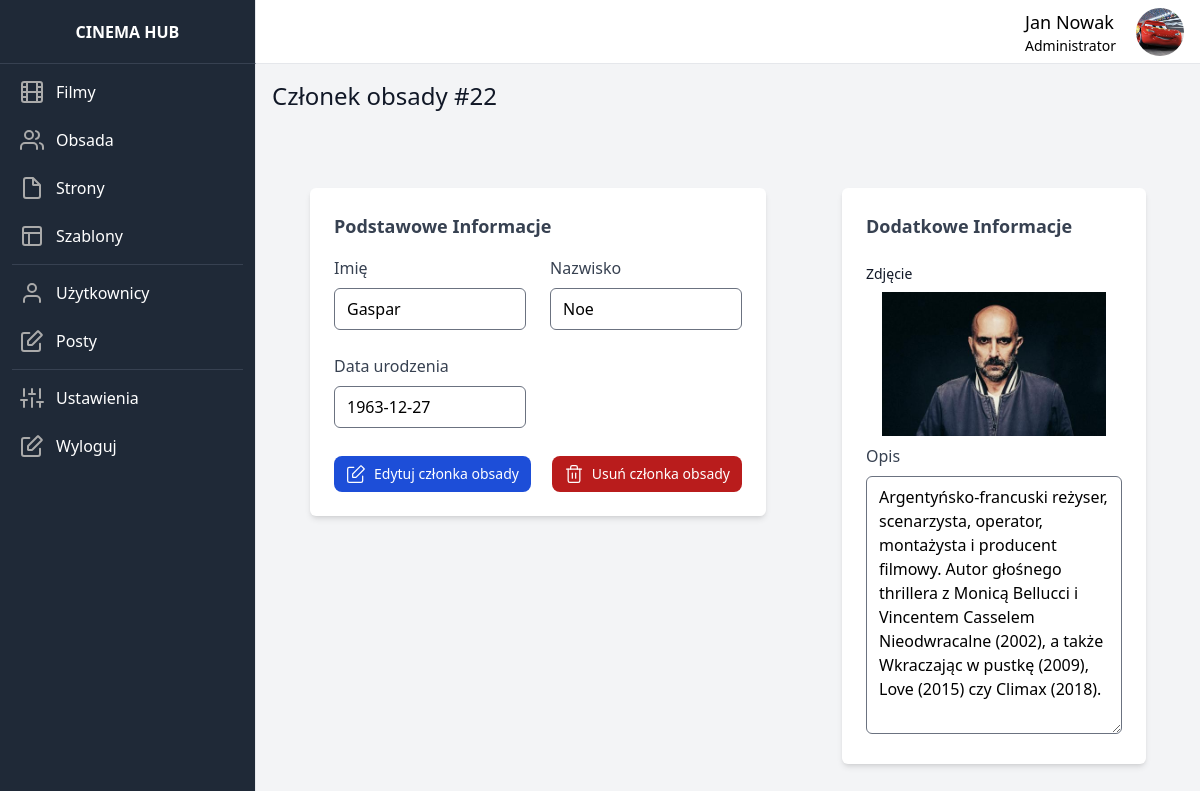
The app's page /member/22 (signed in) with its own data.
### dashboard/models.py (models this page shows, shortened)
class UserData(models.Model):
    user = models.OneToOneField(User, on_delete=models.CASCADE)
    image = models.ImageField(upload_to=user_directory_path, default='default/user.jpg')

class CrewMember(models.Model):
    first_name = models.CharField(max_length=150)
    last_name = models.CharField(max_length=150)
    birth_date = models.DateField()
    description = models.TextField()
    image = models.ImageField(upload_to=member_directory_path, default='default/member.jpg')
    created_by = models.ForeignKey(User, on_delete=models.SET_NULL, null=True, blank=True)

### dashboard/views.py (the view)
# urls.py: path('member/<id>', show_member, name='show_member'),
@login_required
def show_member(request, id):
    member = CrewMember.objects.get(id=id)
    return render(request, 'show_member.html', {'member': member})

### dashboard_theme/templates/show_member.html (shortened to what this page needs)
{% extends 'base.html' %}
{% load static %}
{% block content %}
    <p class="font-medium text-gray-900 text-2xl mb-7">
            Członek obsady #{{ member.id }}
    </p>
    <form method="post" id="data-form" enctype="multipart/form-data" class="w-full flex lg:flex-row flex-col justify-around">
        <div class="mt-8 w-1/2">
            <div class="mt-4">
                <div class="p-6 bg-white rounded-md shadow-md">
                    <h2 class="text-lg text-gray-700 font-semibold capitalize">Podstawowe informacje</h2>
                    <div id="form-basic">
                        <div class="grid grid-cols-1 lg:grid-cols-2 gap-6 mt-4">
                            <div>
                                <label class="text-gray-700" for="first_name">Imię</label>
                                <input disabled value="{{ member.first_name }}" id="first_name" name="first_name" class="form-input w-full mt-2 rounded-md focus:border-indigo-600">
                            </div>
                            <div>
                                <label class="text-gray-700" for="last_name">Nazwisko</label>
                                <input disabled value="{{ member.last_name }}" id="last_name" name="last_name" class="form-input w-full mt-2 rounded-md focus:border-indigo-600">
                            </div>
                            <div>
                                <label class="text-gray-700" for="birth_date">Data urodzenia</label>
                                <input disabled value="{{ member.birth_date | date:'Y-m-d' }}" id="birth_date" name="birth_date" class="form-input w-full mt-2 rounded-md focus:border-indigo-600" type="text">
                            </div>
                        </div>
                        <div class="mt-7 flex flex-row justify-between w-full">
                                <a href="{% url 'edit_member' id=member.id %}" type="button" class="px-3 py-2 text-sm font-medium text-center inline-flex items-center text-white bg-blue-700 rounded-lg hover:bg-blue-800 focus:ring-4 focus:outline-none focus:ring-blue-300">
                                    Edytuj członka obsady
                                </a>
                                <a href="{% url 'delete_member' id=member.id %}" type="button" class="px-3 py-2 text-sm font-medium text-center inline-flex items-center text-white bg-red-700 rounded-lg hover:bg-red-900 focus:ring-4 focus:outline-none focus:ring-blue-300">
                                    Usuń członka obsady
                                </a>
                        </div>
                    </div>
                </div>
            </div>
        </div>
        <div class="mt-8 w-1/3">
            <div class="mt-4">
                <div class="p-6 bg-white rounded-md shadow-md">
                    <h2 class="text-lg text-gray-700 font-semibold capitalize">Dodatkowe informacje</h2>
                    <div id="form-additional">
                        <div class="grid grid-cols-1 gap-6 mt-4">
                            <div class="my-2">
                                <label class="block mb-2 text-sm font-medium text-gray-900" for="image">Zdjęcie</label>
                                <div class="w-full flex flex-row justify-center center-block"><img class="w-56 object-cover" src="{{ member.image.url }}" alt="{{ user_data.first_name }} {{ user_data.last_name }}"></div>
                            </div>
                        </div>
                        <div>
                            <label class="text-gray-700" for="description">Opis</label>
                            <textarea rows="10" id="description" name="description" class="form-input w-full mt-2 rounded-md focus:border-indigo-600" disabled>{{ member.description }}</textarea>
                        </div>
                    </div>
                </div>
            </div>
        </div>
    </form>
{% endblock %}

### dashboard_theme/templates/base.html (shortened to what this page needs)
{% load static tailwind_tags %}
{% load static %}
<!DOCTYPE html>
<html lang="en">
	<head>
		{% tailwind_css %}
	</head>
	<body class="bg-gray-50">
    <div class="flex flex-row h-screen bg-gray-100">
        <aside id="sidebar" class="h-full flex flex-shrink-0 flex-col w-64 transition-width duration-75" aria-label="Sidebar">
            <div class="flex items-center justify-center h-16 bg-gray-800 border-r border-b border-b-gray-700">
                    <span class="text-gray-900 font-bold uppercase text-white">Cinema Hub</span>
            </div>
          <div class="relative flex-1 flex flex-col min-h-0 border-r border-gray-200 bg-gray-800 pt-0">
            <div class="flex-1 flex flex-col pb-4 overflow-y-auto">
              <div class="flex-1 px-3 bg-gray-800 divide-y space-y-1">
                <ul class="space-y-2 pb-2 pt-2">
                  <li>
                      <a href="{% url 'show_movies' %}" class="text-base text-gray-900 font-normal rounded-lg flex items-center p-2 hover:bg-gray-700 group">
                        <span class="ml-3 leading-none text-white">Filmy</span>
                      </a>
                  </li>
                  <li>
                      <a href="{% url 'show_members' %}" class="text-base text-gray-900 font-normal rounded-lg flex items-center p-2 hover:bg-gray-700 group">
                        <span class="ml-3 leading-none text-white">Obsada</span>
                      </a>
                  </li>
                  <li>
                      <a href="{% url 'show_pages' %}" class="text-base text-gray-900 font-normal rounded-lg flex items-center p-2 hover:bg-gray-700 group">
                        <svg class="w-6 h-6" xmlns="http://www.w3.org/2000/svg" width="20" height="20" viewBox="0 0 24 24" fill="none" stroke="#aaaaaa" stroke-width="2" stroke-linecap="round" stroke-linejoin="bevel"><path d="M13 2H6a2 2 0 0 0-2 2v16c0 1.1.9 2 2 2h12a2 2 0 0 0 2-2V9l-7-7z"/><path d="M13 3v6h6"/></svg>
                        <span class="ml-3 leading-none text-white">Strony</span>
                      </a>
                  </li>
                    <li>
                      <a href="{% url 'show_templates' %}" class="text-base text-gray-900 font-normal rounded-lg flex items-center p-2 hover:bg-gray-700 group">
                        <svg class="w-6 h-6" xmlns="http://www.w3.org/2000/svg" width="20" height="20" viewBox="0 0 24 24" fill="none" stroke="#aaaaaa" stroke-width="2" stroke-linecap="round" stroke-linejoin="bevel"><rect x="3" y="3" width="18" height="18" rx="2"/><path d="M3 9h18M9 21V9"/></svg>
                        <span class="ml-3 leading-none text-white">Szablony</span>
                      </a>
                  </li>
                     <hr class="h-px my-8 bg-gray-700 border-0">
                    <li>
                      <a href="{% url 'show_users' %}" class="text-base text-gray-900 font-normal rounded-lg flex items-center p-2 hover:bg-gray-700 group">
                        <svg class="w-6 h-6" xmlns="http://www.w3.org/2000/svg" width="20" height="20" viewBox="0 0 24 24" fill="none" stroke="#aaaaaa" stroke-width="2" stroke-linecap="round" stroke-linejoin="bevel"><path d="M20 21v-2a4 4 0 0 0-4-4H8a4 4 0 0 0-4 4v2"></path><circle cx="12" cy="7" r="4"></circle></svg>
                        <span class="ml-3 leading-none text-white">Użytkownicy</span>
                      </a>
                  </li>
                    <li>
                      <a href="{% url 'show_posts' %}" class="text-base text-gray-900 font-normal rounded-lg flex items-center p-2 hover:bg-gray-700 group">
                        <span class="ml-3 leading-none text-white">Posty</span>
                      </a>
                  </li>
                    <hr class="h-px my-8 bg-gray-700 border-0">
                    <li>
                      <a href="#" class="text-base text-gray-900 font-normal rounded-lg flex items-center p-2 hover:bg-gray-700 group">
                        <span class="ml-3 leading-none text-white">Ustawienia</span>
                      </a>
                  </li>
                    <li>
                      <a href="{% url 'logout_tunnel' %}" class="text-base text-gray-900 font-normal rounded-lg flex items-center p-2 hover:bg-gray-700 group">
                        <span class="ml-3 leading-none text-white">Wyloguj</span>
                      </a>
                  </li>
                </ul>
              </div>
            </div>
          </div>
        </aside>
        <div class="flex flex-col w-full">
            <div class="flex items-center justify-between h-16 bg-white border-b border-gray-200">
                <div class="flex items-center pr-4 flex-1 justify-end">
                    <div class="justify-end flex flex-col mr-5">
                        <p class="text-lg">{{ user.first_name }} {{ user.last_name }}</p>
                        <p class="text-sm">{% if user.is_superuser %}Administrator{% elif user.is_stuff %}Moderator{% else %}Użytkownik{% endif %}</p>
                    </div>
                    <img class="rounded-full w-12 h-12 object-cover" src="{{ user.userdata.image.url }}" alt="{{ user.first_name }} {{ user.last_name }}">
                </div>
            </div>
            <div class="p-4 overflow-y-auto flex-1">
                {% block content %}{% endblock %}
            </div>
        </div>
        </div>
	</body>
</html>

### records on screen
CrewMember: id "22", first_name "Gaspar", last_name "Noe", birth_date "1963-12-27", image (picture), description "Argentyńsko-francuski reżyser, scenarzysta, operator, montażysta i producent filmowy. Autor głośnego thrillera z Monicą Bellucci i Vincentem Casselem Nieodwracalne (2002), a także Wkraczając w pustkę (2009), Love (2015) czy Climax (2018)."

### other values on screen
{{ user.first_name }} "Jan"
{{ user.last_name }} "Nowak"
